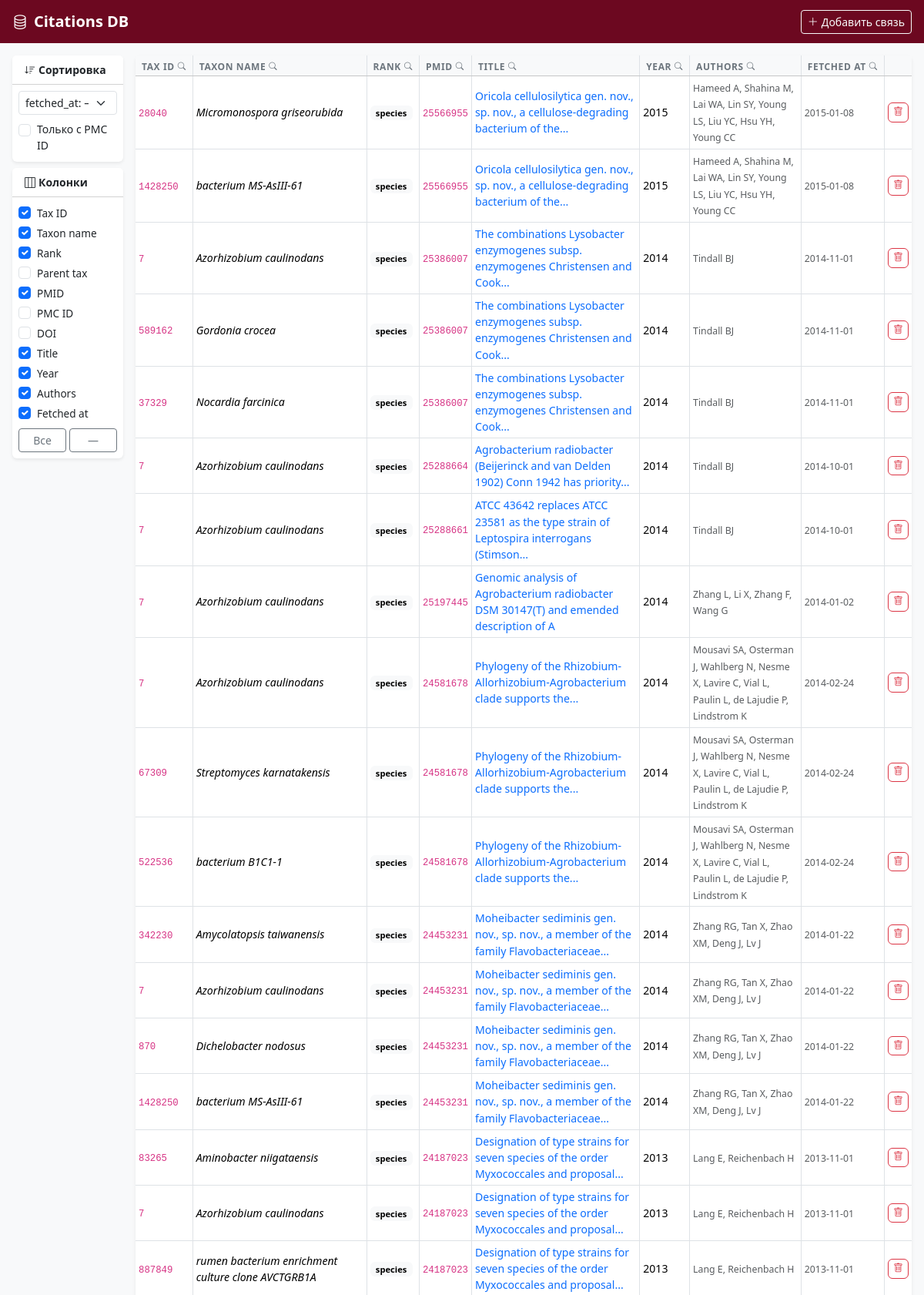
Screenshot of /?&page=3 (upper part) with the database file from the repository.
### tables this page shows
CREATE TABLE Taxon_article (
    id      INTEGER PRIMARY KEY AUTOINCREMENT,
    tax_id  INTEGER NOT NULL,
    pmid    INTEGER NOT NULL,
    UNIQUE (id),
    FOREIGN KEY (tax_id) REFERENCES Taxon(tax_id),
    FOREIGN KEY (pmid)   REFERENCES Article(pmid)
);

CREATE TABLE Taxon (
    tax_id      INTEGER PRIMARY KEY,
    name        TEXT    NOT NULL,
    rank        TEXT    NOT NULL,
    parent_tax_id INTEGER,
    UNIQUE (tax_id)
);

### main.py (the view)
@app.get("/", name="index")
def index(
    request: Request,
    f_sort: str = "",
    f_has_pmc: str = "",
    page: int = 1,
    cols: list[str] = [],
    f_tax_id:        str = "",
    f_name:          str = "",
    f_rank:          str = "",
    f_parent_tax_id: str = "",
    f_pmid:          str = "",
    f_pmc_id:        str = "",
    f_doi:           str = "",
    f_title:         str = "",
    f_pub_year:      str = "",
    f_authors:       str = "",
    f_fetched_at:    str = "",
):
    if cols:
        visible = set(cols) & ALL_COLS
        request.session["visible_cols"] = list(visible)
    elif "visible_cols" in request.session:
        visible = set(request.session["visible_cols"]) & ALL_COLS
    else:
        visible = DEFAULT_COLS
    filters = {
        "tax_id":        f_tax_id,
        "name":          f_name,
        "rank":          f_rank,
        "parent_tax_id": f_parent_tax_id,
        "pmid":          f_pmid,
        "pmc_id":        f_pmc_id,
        "doi":           f_doi,
        "title":         f_title,
        "pub_year":      f_pub_year,
        "authors":       f_authors,
        "fetched_at":    f_fetched_at,
    }
    rows = ta_model.get_full_links(
        filter_taxon_name=f_name or None,
        filter_title=f_title or None,
        sort_fetched_at=f_sort or None,
    )
    for col, val in filters.items():
        if not val or col in ("name", "title"):
            continue
        val_lower = val.lower()
        rows = [r for r in rows if r[col] is not None and val_lower in str(r[col]).lower()]
    if f_has_pmc:
        rows = [r for r in rows if r["pmc_id"]]
    page_rows, total, total_pages, page = paginate(rows, page)
    param_parts = [("f_sort", f_sort), ("f_has_pmc", f_has_pmc)] + [(f"f_{k}", v) for k, v in filters.items()]
    params = "&".join(f"{k}={v}" for k, v in param_parts if v)
    active_filters = any(filters.values()) or bool(f_has_pmc)
    return render(request, {
        "rows": page_rows,
        "page": page, "total": total, "total_pages": total_pages,
        "pagination_params": params,
        "visible_cols": visible,
        "f_sort": f_sort,
        "f_has_pmc": f_has_pmc,
        "filters": filters,
        "active_filters": active_filters,
    })

### templates/index.html (shortened to what this page needs)
{% from "macros.html" import pagination %}
<!DOCTYPE html>
<html lang="ru">
<head>
  <link href="https://cdn.jsdelivr.net/npm/bootstrap@5.3.3/dist/css/bootstrap.min.css" rel="stylesheet">
  <link href="https://cdn.jsdelivr.net/npm/bootstrap-icons@1.11.3/font/bootstrap-icons.min.css" rel="stylesheet">
</head>
<body>
<nav class="navbar navbar-dark sticky-top mb-3" style="background-color: #6C0820;">
  <div class="container-fluid px-3">
    <span class="navbar-brand"><i class="bi bi-database me-2"></i>Citations DB</span>
    <button class="btn btn-outline-light btn-sm" data-bs-toggle="modal" data-bs-target="#addLinkModal">
      <i class="bi bi-plus-lg me-1"></i>Добавить связь
    </button>
  </div>
</nav>
<div class="container-fluid px-3 pb-5">
  <div class="row g-3">
    <div class="col-lg-1 col-md-2" style="min-width:160px">
      <div class="card border-0 shadow-sm mb-2">
        <div class="card-header bg-white small fw-semibold py-2">
          <i class="bi bi-sort-down me-1"></i>Сортировка
        </div>
        <div class="card-body p-2">
          <form method="get" id="sortForm">
            <select name="f_sort" class="form-select form-select-sm mb-2" onchange="this.form.submit()">
              <option value=""     {% if not f_sort %}selected{% endif %}>fetched_at: —</option>
            </select>
            <div class="form-check">
              <input class="form-check-input" type="checkbox" name="f_has_pmc" id="chkHasPmc"
                     value="1" {% if f_has_pmc %}checked{% endif %}
                     onchange="this.form.submit()">
              <label class="form-check-label small" for="chkHasPmc">Только с PMC ID</label>
            </div>
          </form>
        </div>
      </div>
      <div class="card border-0 shadow-sm">
        <div class="card-header bg-white small fw-semibold py-2">
          <i class="bi bi-layout-three-columns me-1"></i>Колонки
        </div>
        <div class="card-body p-2 col-toggle">
          {% set all_cols = [
            ('tax_id',       'Tax ID'),
            ('name',         'Taxon name'),
            ('rank',         'Rank'),
            ('parent_tax_id','Parent tax'),
            ('pmid',         'PMID'),
            ('pmc_id',       'PMC ID'),
            ('doi',          'DOI'),
            ('title',        'Title'),
            ('pub_year',     'Year'),
            ('authors',      'Authors'),
            ('fetched_at',   'Fetched at'),
          ] %}
          {% for col_id, col_label in all_cols %}
          <div class="form-check">
            <input class="form-check-input col-check" type="checkbox"
                   id="chk_{{ col_id }}" data-col="{{ col_id }}"
                   {% if col_id in visible_cols %}checked{% endif %}>
            <label class="form-check-label" for="chk_{{ col_id }}">{{ col_label }}</label>
          </div>
          {% endfor %}
          <div class="d-flex gap-1 mt-2">
            <button class="btn btn-outline-secondary btn-sm w-50" id="btnAll">Все</button>
            <button class="btn btn-outline-secondary btn-sm w-50" id="btnNone">—</button>
          </div>
        </div>
      </div>
    </div>
    <div class="col">
      <div class="card border-0 shadow-sm">
        <div class="card-body p-0">
          <form method="get" id="filterForm">
            <div class="table-responsive">
              <table class="table table-hover table-sm mb-0" id="mainTable">
                <thead class="table-light">
                  <tr>
                    {% macro col_header(col_id, label) %}
                    <th class="col-hdr col-{{ col_id }}"
                        {% if col_id not in visible_cols %}style="display:none"{% endif %}>
                      <div class="col-hdr-inner">
                        <div class="col-hdr-label" onclick="toggleSearch('{{ col_id }}')">
                          {{ label }}
                          <i class="bi bi-search {% if filters[col_id] %}search-active{% endif %}"
                             style="font-size:.65rem"></i>
                        </div>
                      </div>
                    </th>
                    {% endmacro %}
                    {{ col_header('tax_id',       'Tax ID') }}
                    {{ col_header('name',          'Taxon name') }}
                    {{ col_header('rank',          'Rank') }}
                    {{ col_header('pmid',          'PMID') }}
                    {{ col_header('title',         'Title') }}
                    {{ col_header('pub_year',      'Year') }}
                    {{ col_header('authors',       'Authors') }}
                    {{ col_header('fetched_at',    'Fetched at') }}
                    <th></th>
                  </tr>
                </thead>
                <tbody>
                  {% for row in rows %}
                  {% set rc = {
                    'domain':'text-bg-dark', 'kingdom':'text-bg-secondary', 'phylum':'text-bg-primary',
                    'class':'text-bg-info',  'order':'text-bg-success',     'family':'text-bg-warning',
                    'genus':'text-bg-danger','species':'text-bg-light'
                  } %}
                  <tr>
                    <td class="col-tax_id"        {% if 'tax_id'        not in visible_cols %}style="display:none"{% endif %}><code>{{ row.tax_id }}</code></td>
                    <td class="col-name"           {% if 'name'          not in visible_cols %}style="display:none"{% endif %}><em>{{ row.name }}</em></td>
                    <td class="col-rank"           {% if 'rank'          not in visible_cols %}style="display:none"{% endif %}>
                      <span class="badge badge-rank {{ rc.get(row.rank,'text-bg-secondary') }}">{{ row.rank }}</span>
                    </td>
                    <td class="col-pmid"           {% if 'pmid'          not in visible_cols %}style="display:none"{% endif %}><code>{{ row.pmid }}</code></td>
                    <td class="col-title"          {% if 'title'         not in visible_cols %}style="display:none"{% endif %} style="max-width:320px{% if 'title' not in visible_cols %};display:none{% endif %}">
                      {% if row.doi %}<a href="https://doi.org/{{ row.doi }}" target="_blank" class="text-decoration-none">{{ row.title | truncate(88) }}</a>
                      {% else %}{{ row.title | truncate(88) }}{% endif %}
                    </td>
                    <td class="col-pub_year"       {% if 'pub_year'      not in visible_cols %}style="display:none"{% endif %}>{{ row.pub_year or '—' }}</td>
                    <td class="col-authors"        {% if 'authors'       not in visible_cols %}style="display:none"{% endif %} style="max-width:200px{% if 'authors' not in visible_cols %};display:none{% endif %}">
                      <span class="small text-muted">{{ row.authors or '—' }}</span>
                    </td>
                    <td class="col-fetched_at"     {% if 'fetched_at'    not in visible_cols %}style="display:none"{% endif %}>
                      <span class="small text-muted">{{ row.fetched_at or '—' }}</span>
                    </td>
                    <td class="text-end" style="white-space:nowrap">
                      <button class="btn btn-outline-danger btn-action"
                              data-delete-url="/taxon-articles/{{ row.id }}/delete"
                              data-delete-label="{{ row.name }} ↔ PMID {{ row.pmid }}">
                        <i class="bi bi-trash"></i>
                      </button>
                    </td>
                  </tr>
                  {% endfor %}
                </tbody>
              </table>
            </div>
          </form>
        </div>
      </div>
    </div>
  </div>
</div>
</html>

### templates/index.html (style rules this page uses)
body { background: #f8f9fa; }
.navbar-brand { font-weight: 600; }
.table td { vertical-align: middle; font-size: .88rem; }
.table td, .table th { border-right: 1px solid #dee2e6; }
.table td:last-child, .table th:last-child { border-right: none; }
.badge-rank { font-size: .7rem; }
.btn-action { padding: .15rem .4rem; font-size: .78rem; }
th.col-hdr { padding: 0 !important; white-space: nowrap; }
.col-hdr-inner { display: flex; flex-direction: column; }
.col-hdr-label { font-size: .75rem; text-transform: uppercase; letter-spacing: .05em; color: #6c757d; padding: 6px 8px 2px; display: flex; align-items: center; gap: 4px; cursor: pointer; user-select: none; }
.col-toggle label { font-size: .85rem; cursor: pointer; user-select: none; }
.col-toggle .form-check { margin-bottom: 2px; }

### rows the page displays
Taxon_article: tax_id "28040", name "Micromonospora griseorubida", rank "species", pmid "25566955", title "Oricola cellulosilytica gen. nov., sp. nov., a cellulose-degrading bacterium of the...", pub_year "2015", authors "Hameed A, Shahina M, Lai WA, Lin SY, Young LS, Liu YC, Hsu YH, Young CC", fetched_at "2015-01-08"
Taxon_article: tax_id "1428250", name "bacterium MS-AsIII-61", rank "species", pmid "25566955", title "Oricola cellulosilytica gen. nov., sp. nov., a cellulose-degrading bacterium of the...", pub_year "2015", authors "Hameed A, Shahina M, Lai WA, Lin SY, Young LS, Liu YC, Hsu YH, Young CC", fetched_at "2015-01-08"
Taxon_article: tax_id "7", name "Azorhizobium caulinodans", rank "species", pmid "25386007", title "The combinations Lysobacter enzymogenes subsp. enzymogenes Christensen and Cook...", pub_year "2014", authors "Tindall BJ", fetched_at "2014-11-01"
Taxon_article: tax_id "589162", name "Gordonia crocea", rank "species", pmid "25386007", title "The combinations Lysobacter enzymogenes subsp. enzymogenes Christensen and Cook...", pub_year "2014", authors "Tindall BJ", fetched_at "2014-11-01"
Taxon_article: tax_id "37329", name "Nocardia farcinica", rank "species", pmid "25386007", title "The combinations Lysobacter enzymogenes subsp. enzymogenes Christensen and Cook...", pub_year "2014", authors "Tindall BJ", fetched_at "2014-11-01"
Taxon_article: tax_id "7", name "Azorhizobium caulinodans", rank "species", pmid "25288664", title "Agrobacterium radiobacter (Beijerinck and van Delden 1902) Conn 1942 has priority...", pub_year "2014", authors "Tindall BJ", fetched_at "2014-10-01"
Taxon_article: tax_id "7", name "Azorhizobium caulinodans", rank "species", pmid "25288661", title "ATCC 43642 replaces ATCC 23581 as the type strain of Leptospira interrogans (Stimson...", pub_year "2014", authors "Tindall BJ", fetched_at "2014-10-01"
Taxon_article: tax_id "7", name "Azorhizobium caulinodans", rank "species", pmid "25197445", title "Genomic analysis of Agrobacterium radiobacter DSM 30147(T) and emended description of A", pub_year "2014", authors "Zhang L, Li X, Zhang F, Wang G", fetched_at "2014-01-02"
Taxon_article: tax_id "7", name "Azorhizobium caulinodans", rank "species", pmid "24581678", title "Phylogeny of the Rhizobium-Allorhizobium-Agrobacterium clade supports the...", pub_year "2014", authors "Mousavi SA, Osterman J, Wahlberg N, Nesme X, Lavire C, Vial L, Paulin L, de Lajudie P, Lindstrom K", fetched_at "2014-02-24"
Taxon_article: tax_id "67309", name "Streptomyces karnatakensis", rank "species", pmid "24581678", title "Phylogeny of the Rhizobium-Allorhizobium-Agrobacterium clade supports the...", pub_year "2014", authors "Mousavi SA, Osterman J, Wahlberg N, Nesme X, Lavire C, Vial L, Paulin L, de Lajudie P, Lindstrom K", fetched_at "2014-02-24"
Taxon_article: tax_id "522536", name "bacterium B1C1-1", rank "species", pmid "24581678", title "Phylogeny of the Rhizobium-Allorhizobium-Agrobacterium clade supports the...", pub_year "2014", authors "Mousavi SA, Osterman J, Wahlberg N, Nesme X, Lavire C, Vial L, Paulin L, de Lajudie P, Lindstrom K", fetched_at "2014-02-24"
Taxon_article: tax_id "342230", name "Amycolatopsis taiwanensis", rank "species", pmid "24453231", title "Moheibacter sediminis gen. nov., sp. nov., a member of the family Flavobacteriaceae...", pub_year "2014", authors "Zhang RG, Tan X, Zhao XM, Deng J, Lv J", fetched_at "2014-01-22"
Taxon_article: tax_id "7", name "Azorhizobium caulinodans", rank "species", pmid "24453231", title "Moheibacter sediminis gen. nov., sp. nov., a member of the family Flavobacteriaceae...", pub_year "2014", authors "Zhang RG, Tan X, Zhao XM, Deng J, Lv J", fetched_at "2014-01-22"
Taxon_article: tax_id "870", name "Dichelobacter nodosus", rank "species", pmid "24453231", title "Moheibacter sediminis gen. nov., sp. nov., a member of the family Flavobacteriaceae...", pub_year "2014", authors "Zhang RG, Tan X, Zhao XM, Deng J, Lv J", fetched_at "2014-01-22"
Taxon_article: tax_id "1428250", name "bacterium MS-AsIII-61", rank "species", pmid "24453231", title "Moheibacter sediminis gen. nov., sp. nov., a member of the family Flavobacteriaceae...", pub_year "2014", authors "Zhang RG, Tan X, Zhao XM, Deng J, Lv J", fetched_at "2014-01-22"
Taxon_article: tax_id "83265", name "Aminobacter niigataensis", rank "species", pmid "24187023", title "Designation of type strains for seven species of the order Myxococcales and proposal...", pub_year "2013", authors "Lang E, Reichenbach H", fetched_at "2013-11-01"
Taxon_article: tax_id "7", name "Azorhizobium caulinodans", rank "species", pmid "24187023", title "Designation of type strains for seven species of the order Myxococcales and proposal...", pub_year "2013", authors "Lang E, Reichenbach H", fetched_at "2013-11-01"
Taxon_article: tax_id "887849", name "rumen bacterium enrichment culture clone AVCTGRB1A", rank "species", pmid "24187023", title "Designation of type strains for seven species of the order Myxococcales and proposal...", pub_year "2013", authors "Lang E, Reichenbach H", fetched_at "2013-11-01"

### other values shown
{{ col_label }} "Tax ID" "Taxon name" "Rank" "Parent tax" "PMID" "PMC ID" "DOI" "Title" "Year" "Authors" "Fetched at"
{{ label }} "TAX ID TAXON NAME RANK PMID TITLE YEAR AUTHORS FETCHED AT"
